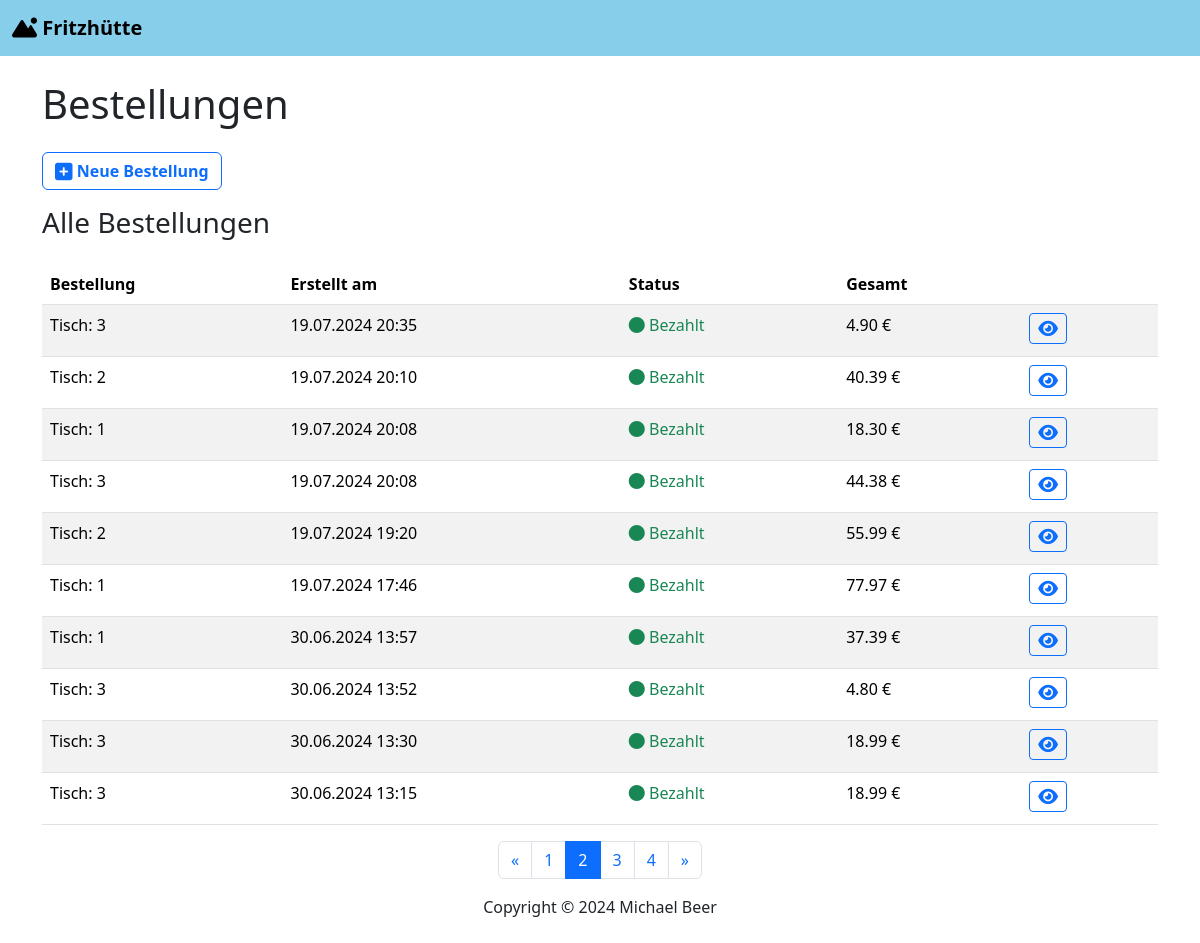
Screenshot of /orders/?page=2 with the database file from the repository.
### orders/models.py (models this page shows, shortened)
class Order(models.Model):
    table = models.ForeignKey(OrderTable, on_delete=models.CASCADE, null=True, blank=True)
    customer = models.ForeignKey(Customer, on_delete=models.CASCADE, null=True, blank=True)
    items = models.ManyToManyField('OrderItem')
    total_price = models.DecimalField(max_digits=10, decimal_places=2, default=0)
    tip = models.DecimalField(max_digits=10, decimal_places=2, default=0)
    created_at = models.DateTimeField(auto_now_add=True)
    paid = models.BooleanField(default=False)
    canceled = models.BooleanField(default=False)
    class Meta:
        permissions = [
            ("can_cancel_order", "Can cancel order"),
        ]

class OrderTable(models.Model):
    number_of_table = models.IntegerField(unique=True)

### orders/views.py (the view)
# urls.py: path('', views.order_index, name='order_index'),
def order_index(request):
    order_list = Order.objects.annotate(
        status_order=Case(
            When(paid=False, canceled=False, then=Value(1)),
            When(canceled=True, then=Value(2)),
            When(paid=True, then=Value(3)),
            default=Value(4),
            output_field=IntegerField(),
        )
    ).order_by('status_order', '-created_at')
    paginator = Paginator(order_list, 10)  # 10 Bestellungen pro Seite
    page_number = request.GET.get('page')
    page_obj = paginator.get_page(page_number)
    return render(request, 'orders/index.html', {'page_obj': page_obj})

### orders/templates/orders/index.html (shortened to what this page needs)
{% extends "base.html" %}
{% block body %}
<div class="container mt-4">
  <div class="row">
    <div class="col-12">
      <h1>Bestellungen</h1>
      <button type="button" class="btn btn-outline-primary float-start mt-3 me-3 mb-3" onclick="window.location.href='{% url 'create_order' %}'">
        <i class="fa-solid fa-square-plus fa-lg"></i> <strong>Neue Bestellung</strong>
      </button>
    </div>
    {% if page_obj %}
        <h3 class="mb-4">Alle Bestellungen</h3>
        <div class="table-responsive">
            <table class="table table-striped table-hover">
                <thead>
                    <tr>
                        <th scope="col">Bestellung</th>
                        <th scope="col">Erstellt am</th>
                        <th scope="col">Status</th>
                        <th scope="col">Gesamt</th>
                        <th scope="col"></th>
                    </tr>
                </thead>
                <tbody>
                    {% for order in page_obj %}
                        <tr>
                            <td>
                                {% if order.table %}
                                    Tisch: {{ order.table.number_of_table }}
                                {% elif order.customer %}
                                    {{ order.customer.name }}
                                {% endif %}
                            </td>
                            <td>{{ order.created_at|date:"d.m.Y H:i" }}</td>
                            <td>
                                {% if order.canceled %}
                                    <span class="text-warning">
                                        <i class="fa-solid fa-circle"></i> Storniert
                                    </span>
                                {% elif order.paid %}
                                    <span class="text-success">
                                        <i class="fa-solid fa-circle"></i> Bezahlt
                                    </span>
                                {% else %}
                                    <span class="text-danger">
                                        <i class="fa-solid fa-circle"></i> Offen
                                    </span>
                                {% endif %}
                            </td>
                            <td>{{ order.total_price|floatformat:2 }} €</td>
                            <td>
                                {% if order.paid or order.canceled %}
                                    <a class="btn btn-outline-primary btn-sm me-1 mb-1" href="{% url 'view_order' order.id %}">
                                    </a>
                                {% else %}
                                    <a class="btn btn-outline-warning btn-sm me-1 mb-1" href="{% url 'edit_order' order.id %}">
                                    <i class="fa-solid fa-pen-to-square fa-lg"></i>
                                    </a>
                                {% endif %}
                            </td>
                        </tr>
                    {% endfor %}
                </tbody>
            </table>
        </div>
        <div class="d-flex justify-content-center">
            <nav aria-label="Page navigation">
                <ul class="pagination">
                    {% if page_obj.has_previous %}
                        <li class="page-item">
                            <a class="page-link" href="?page={{ page_obj.previous_page_number }}" aria-label="Previous">
                                <span aria-hidden="true">&laquo;</span>
                            </a>
                        </li>
                    {% else %}
                        <li class="page-item disabled">
                            <a class="page-link" href="#" aria-label="Previous">
                                <span aria-hidden="true">&laquo;</span>
                            </a>
                        </li>
                    {% endif %}
                    {% for num in page_obj.paginator.page_range %}
                        {% if page_obj.number == num %}
                            <li class="page-item active"><a class="page-link" href="#">{{ num }}</a></li>
                        {% elif num > page_obj.number|add:'-3' and num < page_obj.number|add:'3' %}
                            <li class="page-item"><a class="page-link" href="?page={{ num }}">{{ num }}</a></li>
                        {% endif %}
                    {% endfor %}
                    {% if page_obj.has_next %}
                        <li class="page-item">
                            <a class="page-link" href="?page={{ page_obj.next_page_number }}" aria-label="Next">
                                <span aria-hidden="true">&raquo;</span>
                            </a>
                        </li>
                    {% else %}
                        <li class="page-item disabled">
                            <a class="page-link" href="#" aria-label="Next">
                                <span aria-hidden="true">&raquo;</span>
                            </a>
                        </li>
                    {% endif %}
                </ul>
            </nav>
        </div>
    {% else %}
        <div class="alert alert-primary">Keine Bestellungen gefunden.</div>
    {% endif %}
</div>
{% endblock body %}

### rows the page displays
Order: table.number_of_table "3", created_at "19.07.2024 20:35", canceled False (drawn), total_price "4.90"
Order: table.number_of_table "2", created_at "19.07.2024 20:10", canceled False (drawn), total_price "40.39"
Order: table.number_of_table "1", created_at "19.07.2024 20:08", canceled False (drawn), total_price "18.30"
Order: table.number_of_table "3", created_at "19.07.2024 20:08", canceled False (drawn), total_price "44.38"
Order: table.number_of_table "2", created_at "19.07.2024 19:20", canceled False (drawn), total_price "55.99"
Order: table.number_of_table "1", created_at "19.07.2024 17:46", canceled False (drawn), total_price "77.97"
Order: table.number_of_table "1", created_at "30.06.2024 13:57", canceled False (drawn), total_price "37.39"
Order: table.number_of_table "3", created_at "30.06.2024 13:52", canceled False (drawn), total_price "4.80"
Order: table.number_of_table "3", created_at "30.06.2024 13:30", canceled False (drawn), total_price "18.99"
Order: table.number_of_table "3", created_at "30.06.2024 13:15", canceled False (drawn), total_price "18.99"

### other values shown
{{ num }} "1" "3" "4"
{{ num }} "2"
